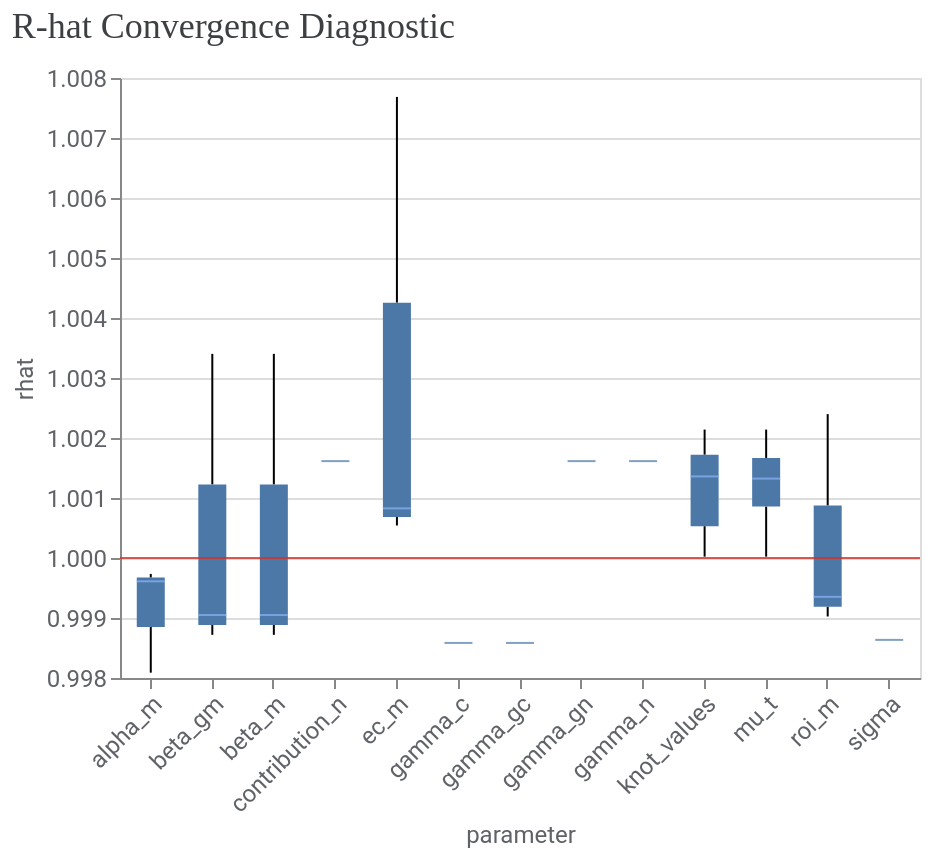
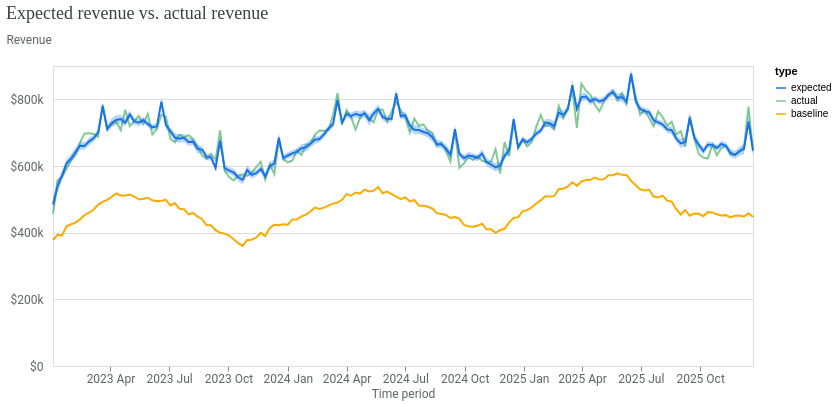

The notebook cell saved with these charts, in order:
### Markdown cell above
## 8. Inspect the results (present after fitting)

The following code is guarded by `RUN_MODEL` so a student can run through data preparation without fitting. **Do not interpret ROI or plots before checking convergence and model fit.**

For a confident production analysis, investigate R-hat, effective sample size, divergences, posterior predictive fit, sensitivity to priors, identifiability, and out-of-sample checks.

### Code cell
if RUN_MODEL:
    diagnostics = visualizer.ModelDiagnostics(mmm)
    display(diagnostics.plot_rhat_boxplot())
    fit = visualizer.ModelFit(mmm)
    display(fit.plot_model_fit())
else:
    print("First fit the model in section 7 to display diagnostics and fit.")

### Figure 1 — Vega-Lite specification as saved in the notebook (floating-point values rounded to 4 significant figures; data arrays with more than 128 entries replaced by an {"elided": "..."} marker saying what was removed)
{"config": {"view": {"continuousWidth": 300, "continuousHeight": 300}, "axis": {"labelColor": "#5F6368", "labelFont": "Roboto", "labelFontSize": 12, "titleColor": "#5F6368", "titleFont": "Roboto", "titleFontSize": 12, "titleFontWeight": "normal"}}, "layer": [{"data": {"name": "data-e097517e9320ea9dc8108a1fa7825cdb"}, "mark": {"type": "boxplot", "median": {"color": "#8AB4F8"}, "outliers": {"filled": true}}, "encoding": {"x": {"axis": {"labelAngle": -45}, "field": "parameter", "type": "nominal"}, "y": {"field": "rhat", "scale": {"zero": false}, "type": "quantitative"}}}, {"data": {"name": "empty"}, "mark": {"type": "rule", "color": "#D93025", "opacity": 0.8}, "encoding": {"y": {"datum": 1}}}], "title": {"text": "R-hat Convergence Diagnostic", "anchor": "start", "color": "#3C4043", "font": "Google Sans Display", "fontSize": 18, "fontWeight": "normal", "offset": 10}, "width": 400, "$schema": "https://vega.github.io/schema/vega-lite/v6.4.1.json", "datasets": {"data-e097517e9320ea9dc8108a1fa7825cdb": {"elided": "189 records"}, "empty": [{}]}}

### Figure 2 — Vega-Lite specification as saved in the notebook (floating-point values rounded to 4 significant figures; data arrays with more than 128 entries replaced by an {"elided": "..."} marker saying what was removed)
{"config": {"view": {"continuousWidth": 300, "continuousHeight": 300}, "axis": {"labelColor": "#5F6368", "labelFont": "Roboto", "labelFontSize": 12, "titleColor": "#5F6368", "titleFont": "Roboto", "titleFontSize": 12, "titleFontWeight": "normal"}}, "layer": [{"mark": {"type": "line"}, "encoding": {"color": {"field": "type", "scale": {"domain": ["expected", "actual", "baseline"], "range": ["#1A73E8", "#81C995", "#F9AB00"]}, "type": "nominal"}, "x": {"axis": {"domainColor": "#DADCE0", "format": "%Y %b", "grid": false, "tickCount": 8}, "field": "time", "title": "Time period", "type": "temporal"}, "y": {"axis": {"domain": false, "labelExpr": "(datum.value < 0 ? '-' : '') + '$' + replace(format(abs(datum.value), '.3~s'), 'G', 'B')", "labelPadding": 10, "tickCount": 5, "ticks": false, "titleAlign": "left", "titleAngle": 0, "titleY": -20}, "field": "mean", "title": "Revenue", "type": "quantitative"}}}, {"mark": {"type": "rule", "opacity": 0}, "encoding": {"opacity": {"condition": {"param": "param_daae7590cf6ce0e8", "value": 0.3, "empty": false}, "value": 0}, "tooltip": [{"field": "time", "title": "Time period", "type": "temporal"}, {"field": "expected", "format": ",.0f", "title": "Expected", "type": "quantitative"}, {"field": "actual", "format": ",.0f", "title": "Actual", "type": "quantitative"}, {"field": "baseline", "format": ",.0f", "title": "Baseline", "type": "quantitative"}], "x": {"field": "time", "type": "temporal"}}, "name": "view_788c107d4f38c68c_1", "transform": [{"pivot": "type", "value": "mean", "groupby": ["time"]}]}, {"mark": {"type": "circle", "filled": false, "size": 36}, "encoding": {"color": {"field": "type", "legend": null, "scale": {"domain": ["expected", "actual", "baseline"], "range": ["#1A73E8", "#81C995", "#F9AB00"]}, "type": "nominal"}, "opacity": {"condition": {"param": "param_daae7590cf6ce0e8", "value": 1, "empty": false}, "value": 0}, "x": {"field": "time", "type": "temporal"}, "y": {"field": "mean", "type": "quantitative"}}}, {"mark": {"type": "area", "opacity": 0.3}, "encoding": {"color": {"field": "type", "legend": null, "scale": {"domain": ["expected"], "range": ["#1A73E8"]}, "type": "nominal"}, "x": {"field": "time", "type": "temporal"}, "y": {"field": "ci_hi", "type": "quantitative"}, "y2": {"field": "ci_lo"}}}], "data": {"name": "data-888ffa3333b8c6c2cdaeeeb4aa09ed46"}, "params": [{"name": "param_daae7590cf6ce0e8", "select": {"type": "point", "clear": "pointerout", "fields": ["time"], "nearest": true, "on": "pointerover"}, "views": ["view_788c107d4f38c68c_1"]}], "resolve": {"scale": {"color": "independent"}}, "title": {"text": "Expected revenue vs. actual revenue", "anchor": "start", "color": "#3C4043", "font": "Google Sans Display", "fontSize": 18, "fontWeight": "normal", "offset": 10}, "width": 700, "$schema": "https://vega.github.io/schema/vega-lite/v6.4.1.json", "datasets": {"data-888ffa3333b8c6c2cdaeeeb4aa09ed46": {"elided": "468 records"}}}
